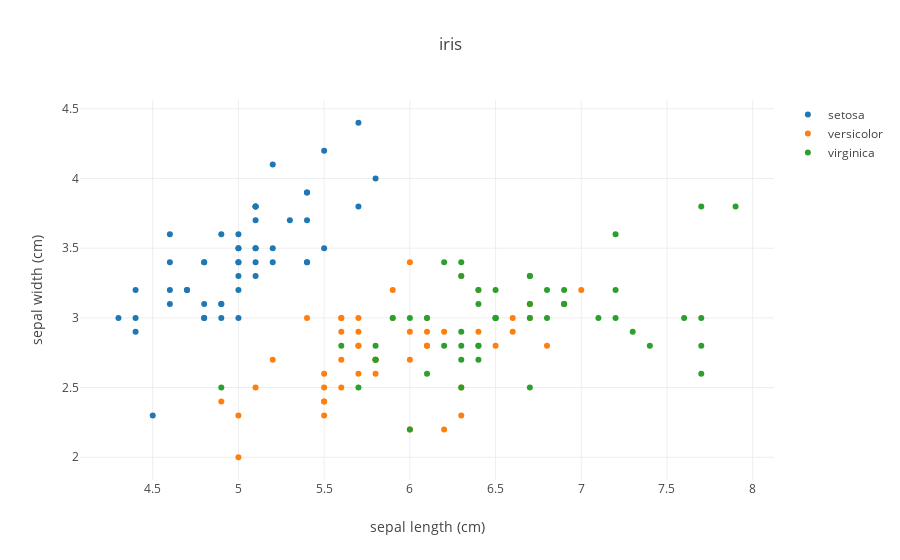

This figure's notebook cell:
### Markdown cell above
# Scatter Plot

### Code cell
data = []
for i_class, class_ in enumerate(target_names):
    select_idx = df['target']==i_class
    x = df.iloc[:, 0][select_idx].values
    y = df.iloc[:, 1][select_idx].values
    
    trace = go.Scatter(x=x, y=y, mode='markers', name=class_)
    data.append(trace)

layout = go.Layout(title='iris',
                   xaxis=dict(title=feat_names[0]),
                   yaxis=dict(title=feat_names[1]))
    
fig = go.Figure(data=data, layout=layout)
iplot(fig)

### Figure 1 — Plotly figure (JSON) as saved in the notebook; plotly's stock layout.template omitted (floating-point values rounded to 4 significant figures)
{"data": [{"mode": "markers", "name": "setosa", "type": "scatter", "uid": "8fb411f4-3e60-447e-bb13-91cc55de7242", "x": [5.1, 4.9, 4.7, 4.6, 5, 5.4, 4.6, 5, 4.4, 4.9, 5.4, 4.8, 4.8, 4.3, 5.8, 5.7, 5.4, 5.1, 5.7, 5.1, 5.4, 5.1, 4.6, 5.1, 4.8, 5, 5, 5.2, 5.2, 4.7, 4.8, 5.4, 5.2, 5.5, 4.9, 5, 5.5, 4.9, 4.4, 5.1, 5, 4.5, 4.4, 5, 5.1, 4.8, 5.1, 4.6, 5.3, 5], "y": [3.5, 3, 3.2, 3.1, 3.6, 3.9, 3.4, 3.4, 2.9, 3.1, 3.7, 3.4, 3, 3, 4, 4.4, 3.9, 3.5, 3.8, 3.8, 3.4, 3.7, 3.6, 3.3, 3.4, 3, 3.4, 3.5, 3.4, 3.2, 3.1, 3.4, 4.1, 4.2, 3.1, 3.2, 3.5, 3.6, 3, 3.4, 3.5, 2.3, 3.2, 3.5, 3.8, 3, 3.8, 3.2, 3.7, 3.3]}, {"mode": "markers", "name": "versicolor", "type": "scatter", "uid": "e732a139-4771-4004-aac3-4bbb8bcb5b81", "x": [7, 6.4, 6.9, 5.5, 6.5, 5.7, 6.3, 4.9, 6.6, 5.2, 5, 5.9, 6, 6.1, 5.6, 6.7, 5.6, 5.8, 6.2, 5.6, 5.9, 6.1, 6.3, 6.1, 6.4, 6.6, 6.8, 6.7, 6, 5.7, 5.5, 5.5, 5.8, 6, 5.4, 6, 6.7, 6.3, 5.6, 5.5, 5.5, 6.1, 5.8, 5, 5.6, 5.7, 5.7, 6.2, 5.1, 5.7], "y": [3.2, 3.2, 3.1, 2.3, 2.8, 2.8, 3.3, 2.4, 2.9, 2.7, 2, 3, 2.2, 2.9, 2.9, 3.1, 3, 2.7, 2.2, 2.5, 3.2, 2.8, 2.5, 2.8, 2.9, 3, 2.8, 3, 2.9, 2.6, 2.4, 2.4, 2.7, 2.7, 3, 3.4, 3.1, 2.3, 3, 2.5, 2.6, 3, 2.6, 2.3, 2.7, 3, 2.9, 2.9, 2.5, 2.8]}, {"mode": "markers", "name": "virginica", "type": "scatter", "uid": "57480527-aece-4abd-adb7-fccf2a89b746", "x": [6.3, 5.8, 7.1, 6.3, 6.5, 7.6, 4.9, 7.3, 6.7, 7.2, 6.5, 6.4, 6.8, 5.7, 5.8, 6.4, 6.5, 7.7, 7.7, 6, 6.9, 5.6, 7.7, 6.3, 6.7, 7.2, 6.2, 6.1, 6.4, 7.2, 7.4, 7.9, 6.4, 6.3, 6.1, 7.7, 6.3, 6.4, 6, 6.9, 6.7, 6.9, 5.8, 6.8, 6.7, 6.7, 6.3, 6.5, 6.2, 5.9], "y": [3.3, 2.7, 3, 2.9, 3, 3, 2.5, 2.9, 2.5, 3.6, 3.2, 2.7, 3, 2.5, 2.8, 3.2, 3, 3.8, 2.6, 2.2, 3.2, 2.8, 2.8, 2.7, 3.3, 3.2, 2.8, 3, 2.8, 3, 2.8, 3.8, 2.8, 2.8, 2.6, 3, 3.4, 3.1, 3, 3.1, 3.1, 3.1, 2.7, 3.2, 3.3, 3, 2.5, 3, 3.4, 3]}], "layout": {"autosize": true, "hovermode": "x", "title": {"text": "iris"}, "xaxis": {"autorange": true, "range": [4.084, 8.116], "showspikes": false, "title": {"text": "sepal length (cm)"}, "type": "linear"}, "yaxis": {"autorange": true, "range": [1.827, 4.573], "showspikes": false, "title": {"text": "sepal width (cm)"}, "type": "linear"}}}
